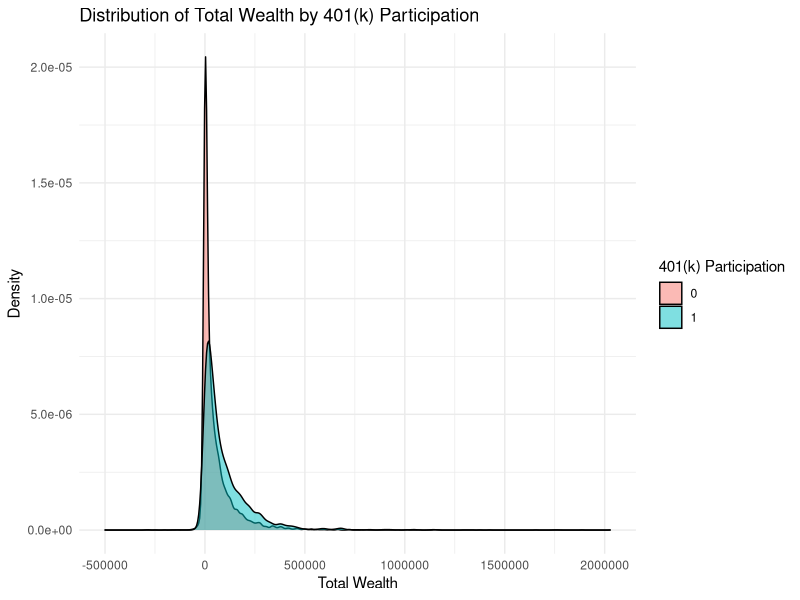

This figure's R source:
# install.packages("ggplot2")
# import packages
library(ggplot2)

# read data
data <- read.csv("401k.csv")

# altered graph of distribution from PSet 1, switching net total assets for total wealth
p401_density_plot <- ggplot(data, aes(x = tw, fill = as.factor(p401))) +
  geom_density(alpha = 0.5) +
  labs(title = "Distribution of Total Wealth by 401(k) Participation",
       x = "Total Wealth", y = "Density", fill = "401(k) Participation") +
  theme_minimal()

p401_density_plot
